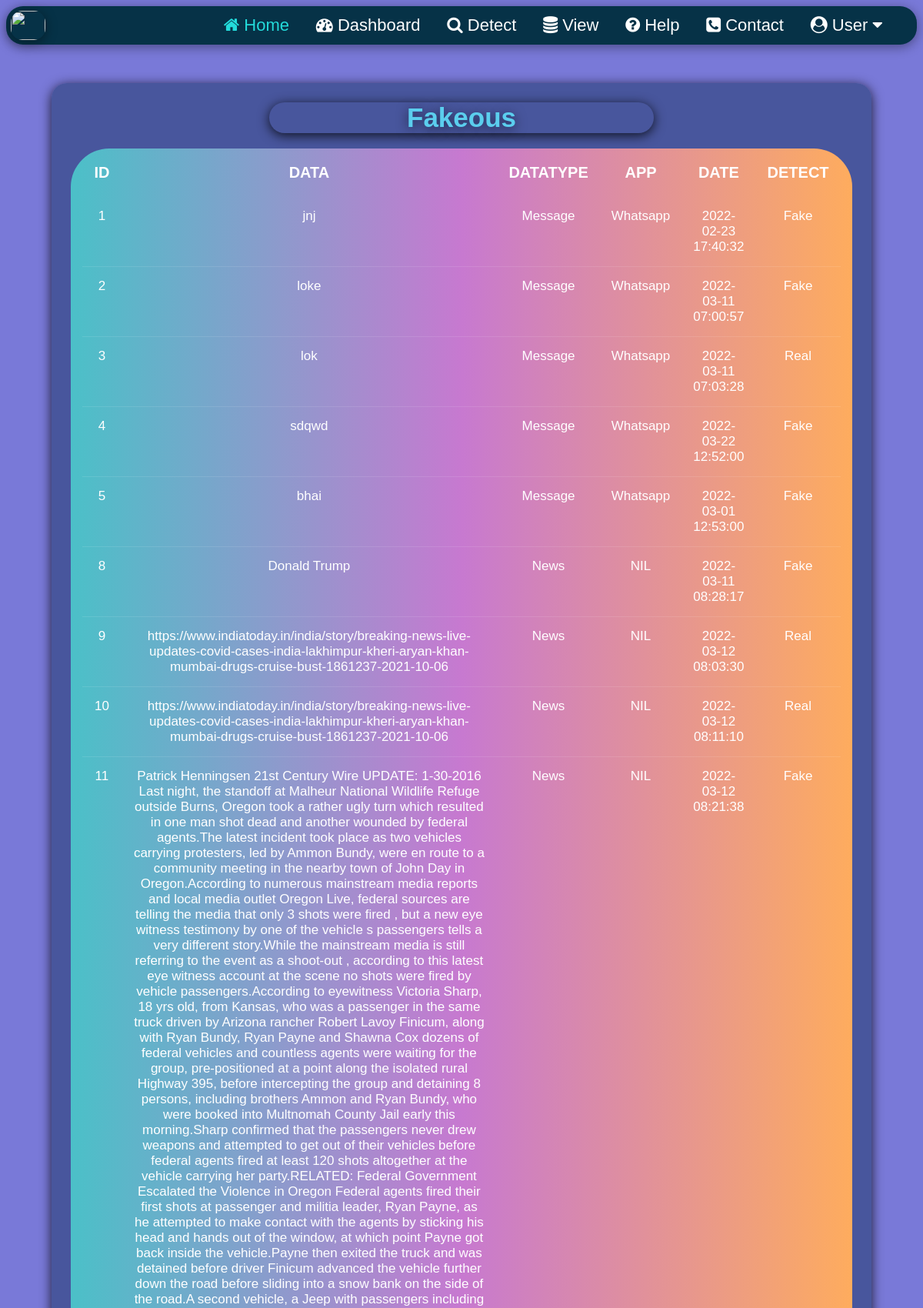
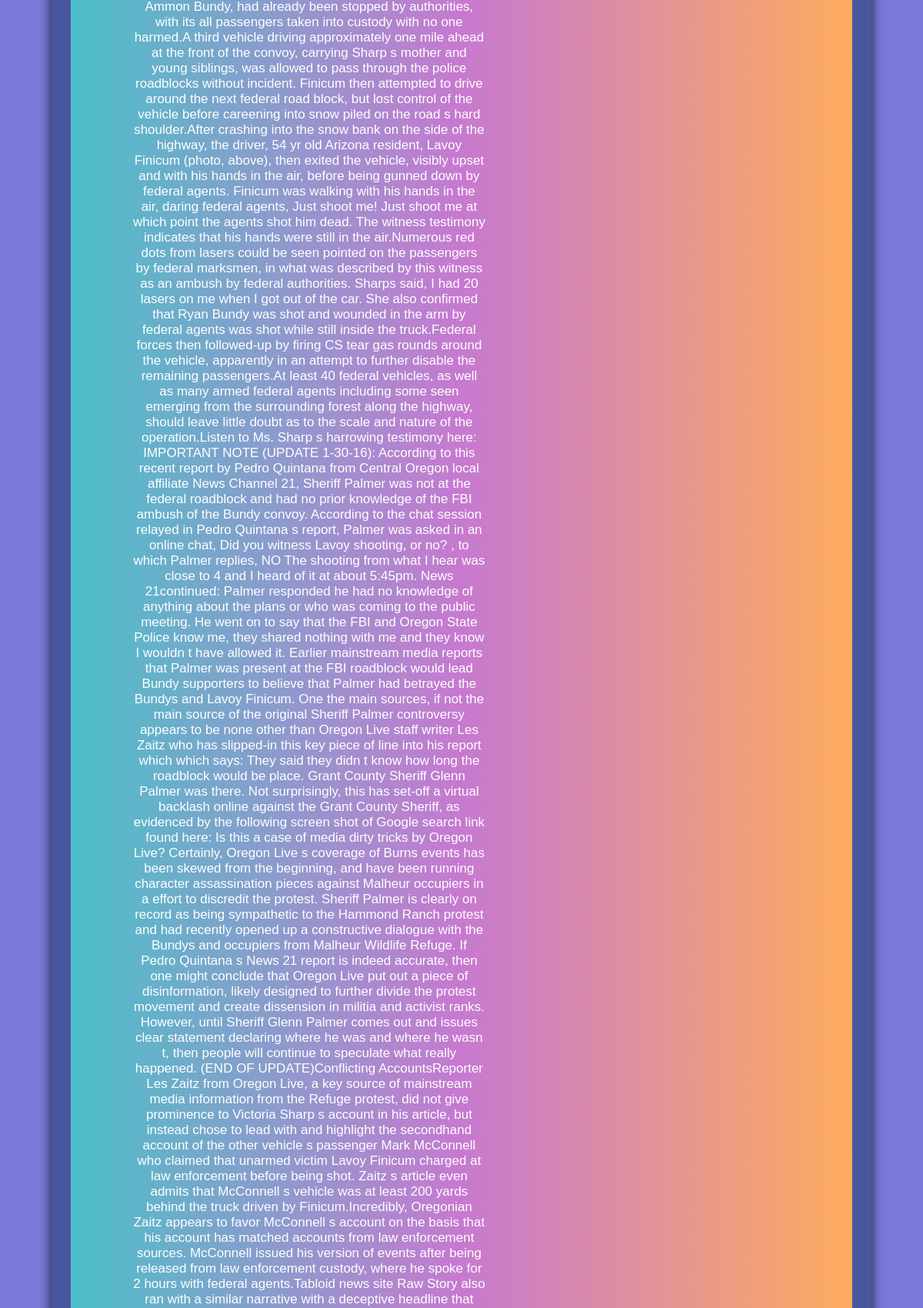
Page /view (signed in, upper part) on the committed database (2 pictures, top to bottom).
### db/model.py (models this page shows)
class Records(db.Model) :
    __tablename__ = 'Records'
    id          = db.Column(db.Integer, primary_key= True)
    data        = db.Column(db.String(700), nullable= False)
    date        = db.Column(db.DateTime, nullable= False)
    account_id  = db.Column(db.Integer,db.ForeignKey('Account.id'), nullable=False)
    datatype_id = db.Column(db.Integer,db.ForeignKey('Datatype.id'), nullable=False)
    app_id      = db.Column(db.Integer,db.ForeignKey('App.id'), nullable=True)
    detect_id   = db.Column(db.Integer,db.ForeignKey('Detect.id'), nullable=False)

class Datatype(db.Model):
    __tablename__ = 'Datatype'
    id                  = db.Column(db.Integer,  primary_key= True)
    datatype            = db.Column(db.String(7), nullable=False, unique=True)
    account_datatype    = db.relationship('Records',backref='datatype',lazy=True)

class App(db.Model):
    __tablename__ = 'App'
    id      = db.Column(db.Integer,  primary_key= True)
    app     = db.Column(db.String(10), nullable=False, unique=True)
    account_app = db.relationship('Records',backref='app',lazy=True)

class Detect(db.Model):
    __tablename__ = 'Detect'
    id = db.Column(db.Integer, primary_key= True)
    result   = db.Column(db.String(4), nullable=False, unique=True)
    account_detect = db.relationship('Records',backref='detect',lazy=True)

### app/view_profile.py (the view)
@app.route('/view')
def view():
    if 'user' in session:
        records = db.session.execute('''SELECT Records.id, Records.data, Records.date, Datatype.datatype , App.app, Detect.result
                                                    From Records JOIN Datatype JOIN App JOIN Detect
                                                    WHERE Records.datatype_id == Datatype.id AND
                                                          Records.app_id==App.id AND
                                                          Records.detect_id==Detect.id AND
                                                          Records.account_id == :account''',{'account':session['user'] } )
        return render_template('view.html', records = records)
    else:
        return redirect( url_for('login') )

### templates/view.html (shortened to what this page needs)
{% extends "base2.html" %}
{% block style %}<link rel="stylesheet" type="text/css" href="{{ url_for('static', filename ='css/view.css') }}">{% endblock %}
{% block content %}
<div class="container">
<center><b><h1>Fakeous</h1></b></center><br>
  <div class="tbl-header">
    <table cellpadding="0" cellspacing="0">
      <thead>
      <tr>
          <th>id</th>
          <th>Data</th>
          <th>Datatype</th>
          <th>App</th>
          <th>Date</th>
          <th colspan="2">Detect</th>
     </tr>
      </thead>
      {% if records %}
      {% for record in records %}
      <tr>
      <td> {{record[0]}}</td>
      <td> {{record[1]}}</td>
      <td> {{record[3]}}</td>
      <td> {{record[4]}}</td>
      <td> {{record[2].split('.')[0]}}</td>
      <td colspan="2"> {{record[5]}}</td>
    </tr>
      {% endfor %}
      {% endif %}
</table>
  </div><br>
</div>
{% endblock %}

### templates/base2.html (shortened to what this page needs)
<!DOCTYPE html>
<html>
    <head>
        <link rel="stylesheet" href="https://cdnjs.cloudflare.com/ajax/libs/font-awesome/4.7.0/css/font-awesome.min.css">
        <link rel="stylesheet" href="{{ url_for('static', filename ='css/base.css') }}">
        {% block style %} {% endblock %}
     </head>
     <body>
        <nav>
         <img src="https://encrypted-tbn0.gstatic.com/images?q=tbn:ANd9GcQrIg_Ljv_3NeK0LElowk8huhdgxDvyv3iGsQ&usqp=CAU" height="38px" width="45px">
         <ul>
          <li><a class="active" href="{{ url_for('home') }}"><i class="fa fa-home"></i> Home</a></li>
           <li><a href="{{ url_for('dashboard') }}"><i class="fa fa-dashboard"></i> Dashboard</a></li>
           <li><a href="{{ url_for('detect') }}"><i class="fa fa-search"></i> Detect</a></li>
            <li><a href="{{ url_for('view') }}"><i class="fa fa-database"></i> View</a></li>
             <li><a href="{{ url_for('help') }}"><i class="fa fa-question-circle"></i> Help</a></li>
             <li><a href="{{ url_for('contact') }}"><i class="fa fa-phone-square"></i> Contact</a></li>
             <li>
              <a href="#"><i class="fa fa-user-circle"></i> User
                <i class="fa fa-caret-down"></i>
              </a>
             </li>
        </ul>
        </nav>
        {% block content %}
        {% endblock %}
    </body>
</html>

### static/css/base.css (style rules this page uses)
body { font-family: Arial; font-size: 17px; padding: 8px; background-color: rgb(121, 121, 216); height: 1000px; background-position: center; background-repeat: no-repeat; background-size: cover; position: relative; margin: 0; font-family: Arial, Helvetica, sans-serif; font-family: sans-serif; overflow: scroll; user-select: none; }
* { box-sizing: border-box; margin: 0; padding: 0; list-style: none; text-decoration: none; }
nav { height: 50px; background: #063247; box-shadow: 0 3px 15px rgba(0,0,0,.4); border-radius:22px; }
nav ul { float: right; margin-right: 30px; }
nav ul li { display: inline-block; }
nav ul li a { color: white; display: block; padding: 0 15px; line-height: 50px; font-size: 22px; background: #063247; transition: .5s; }
nav ul li a:hover, nav ul li a.active { color: #23dbdb; }

### static/css/view.css (style rules this page uses)
body { overflow: scroll; }
.container { border-radius: 20px; background-color:#063247; background-color:rgba(53, 73, 135, 0.721); padding: 25px; width:90%; margin:auto; margin-top: 50px; box-shadow: 0 3px 15px rgba(0,0,0,.8); }
img { border-radius: 15px; margin-left:6px; margin-top:6px; box-shadow: 0 3px 15px rgba(0,0,0,.4); cursor: pointer; }
table { margin: auto; table-layout: auto width: 100%; max-width: 97%; min-height: 300px; }
.tbl-header { background: -webkit-linear-gradient(to right, #4BC0C8, #C779D0, #FEAC5E); background: linear-gradient(to right, #4BC0C8, #C779D0, #FEAC5E); border-radius:50px; }
tr { min-height: 3cm; }
th { padding: 20px 15px; text-align: center; font-weight: bold; font-size: 20px; color: #fff; text-transform: uppercase; }
td { padding: 15px; text-align: center; vertical-align:text-top; font-weight: 300; font-size: 17px; color: #fff; border-bottom: solid 1px rgba(255,255,255,0.1); max-height: 4cm; }
h1 { font-size:35px; color:rgb(91, 206, 238); text-shadow: 0 3px 15px rgba(0,0,0,0.6); box-shadow: 0 3px 15px rgba(0,0,0,0.8); border-radius:50px; width:500px; }

### rows in the picture
Records: id "1", data "jnj", datatype "Message", app "Whatsapp", date "2022-02-23 17:40:32", result "Fake"
Records: id "2", data "loke", datatype "Message", app "Whatsapp", date "2022-03-11 07:00:57", result "Fake"
Records: id "3", data "lok", datatype "Message", app "Whatsapp", date "2022-03-11 07:03:28", result "Real"
Records: id "4", data "sdqwd", datatype "Message", app "Whatsapp", date "2022-03-22 12:52:00", result "Fake"
Records: id "5", data "bhai", datatype "Message", app "Whatsapp", date "2022-03-01 12:53:00", result "Fake"
Records: id "8", data "Donald Trump", datatype "News", app "NIL", date "2022-03-11 08:28:17", result "Fake"
Records: id "9", data "https://www.indiatoday.in/india/story/breaking-news-live-updates-covid-cases-india-lakhimpur-kheri-aryan-khan-mumbai-drugs-cruise-bust-1861237-2021-10-06", datatype "News", app "NIL", date "2022-03-12 08:03:30", result "Real"
Records: id "10", data "https://www.indiatoday.in/india/story/breaking-news-live-updates-covid-cases-india-lakhimpur-kheri-aryan-khan-mumbai-drugs-cruise-bust-1861237-2021-10-06", datatype "News", app "NIL", date "2022-03-12 08:11:10", result "Real"
Records: id "11", datatype "News", app "NIL", date "2022-03-12 08:21:38", result "Fake"
